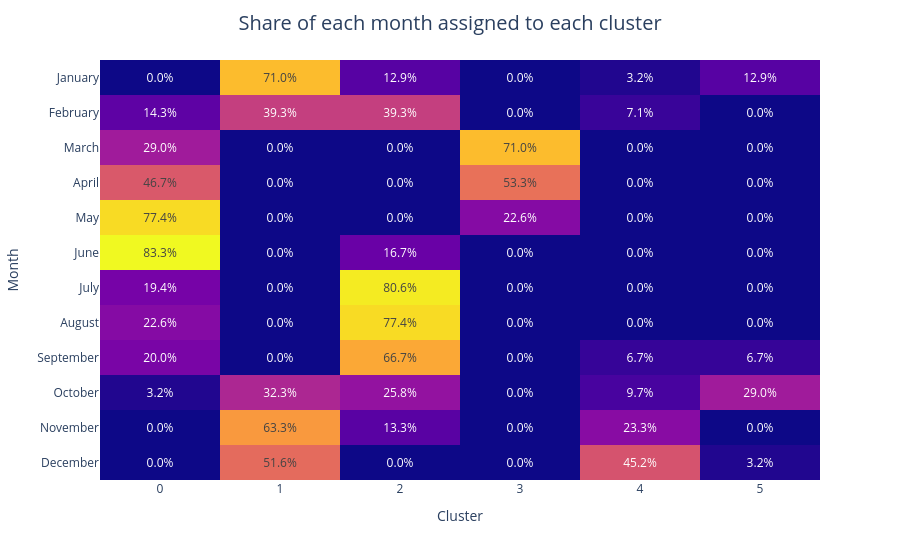

The notebook cell saved with this chart:
### Markdown cell above
### Plotting Code

### Code cell
# Column count changes when the annual cluster count changes.
cluster_count = len(month_cluster_share_pct.columns)

# Hide in-cell labels when the matrix becomes too dense to read.
show_cluster_heatmap_labels = month_cluster_share_pct.size <= 240

# Use more vertical space for larger cluster configurations.
cluster_heatmap_height = 520 if cluster_count <= 12 else 620

# Reserve extra bottom margin when cluster labels are rotated.
cluster_heatmap_bottom_margin = 70 if cluster_count <= 12 else 110

# Rotate cluster labels once there are too many to fit horizontally.
cluster_tick_angle = 0 if cluster_count <= 12 else -45

fig = px.imshow(
    month_cluster_share_pct,
    aspect="auto",
    labels={"x": "Cluster", "y": "Month", "color": "% of month"},
)

fig.update_traces(
    customdata=month_cluster_counts.to_numpy()[:, :, None],
    texttemplate="%{z:.1f}%" if show_cluster_heatmap_labels else "",
    hovertemplate=(
        "Month: %{y}<br>"
        "Cluster: %{x}<br>"
        "Share of month: %{z:.1f}%<br>"
        "Days assigned: %{customdata[0]:.0f}"
        "<extra></extra>"
    ),
)
fig.update_layout(
    title={
        "text": "Share of each month assigned to each cluster",
        "x": 0.5,
        "font_size": 20,
    },
    autosize=True,
    width=None,
    height=cluster_heatmap_height,
    margin={"l": 20, "r": 20, "t": 60, "b": cluster_heatmap_bottom_margin},
    coloraxis_showscale=False,
)
fig.update_xaxes(tickangle=cluster_tick_angle)
fig.show()

### Figure 1 — Plotly figure (JSON) as saved in the notebook; plotly's stock layout.template omitted (floating-point values rounded to 4 significant figures)
{"data": [{"coloraxis": "coloraxis", "customdata": [[0, 22, 4, 0, 1, 4], [4, 11, 11, 0, 2, 0], [9, 0, 0, 22, 0, 0], [14, 0, 0, 16, 0, 0], [24, 0, 0, 7, 0, 0], [25, 0, 5, 0, 0, 0], [6, 0, 25, 0, 0, 0], [7, 0, 24, 0, 0, 0], [6, 0, 20, 0, 2, 2], [1, 10, 8, 0, 3, 9], [0, 19, 4, 0, 7, 0], [0, 16, 0, 0, 14, 1]], "hovertemplate": "Month: %{y}<br>Cluster: %{x}<br>Share of month: %{z:.1f}%<br>Days assigned: %{customdata[0]:.0f}<extra></extra>", "name": "0", "texttemplate": "%{z:.1f}%", "type": "heatmap", "x": [0, 1, 2, 3, 4, 5], "xaxis": "x", "y": ["January", "February", "March", "April", "May", "June", "July", "August", "September", "October", "November", "December"], "yaxis": "y", "z": [[0.0, 71.0, 12.9, 0.0, 3.2, 12.9], [14.3, 39.3, 39.3, 0.0, 7.1, 0.0], [29.0, 0.0, 0.0, 71.0, 0.0, 0.0], [46.7, 0.0, 0.0, 53.3, 0.0, 0.0], [77.4, 0.0, 0.0, 22.6, 0.0, 0.0], [83.3, 0.0, 16.7, 0.0, 0.0, 0.0], [19.4, 0.0, 80.6, 0.0, 0.0, 0.0], [22.6, 0.0, 77.4, 0.0, 0.0, 0.0], [20.0, 0.0, 66.7, 0.0, 6.7, 6.7], [3.2, 32.3, 25.8, 0.0, 9.7, 29.0], [0.0, 63.3, 13.3, 0.0, 23.3, 0.0], [0.0, 51.6, 0.0, 0.0, 45.2, 3.2]]}], "layout": {"autosize": true, "coloraxis": {"colorbar": {"title": {"text": "% of month"}}, "colorscale": [[0, "#0d0887"], [0.1111, "#46039f"], [0.2222, "#7201a8"], [0.3333, "#9c179e"], [0.4444, "#bd3786"], [0.5556, "#d8576b"], [0.6667, "#ed7953"], [0.7778, "#fb9f3a"], [0.8889, "#fdca26"], [1, "#f0f921"]], "showscale": false}, "margin": {"t": 60}, "title": {"font": {"size": 20}, "text": "Share of each month assigned to each cluster", "x": 0.5}, "xaxis": {"anchor": "y", "constrain": "domain", "domain": [0, 1], "scaleanchor": "y", "title": {"text": "Cluster"}}, "yaxis": {"anchor": "x", "autorange": "reversed", "constrain": "domain", "domain": [0, 1], "title": {"text": "Month"}}}}
